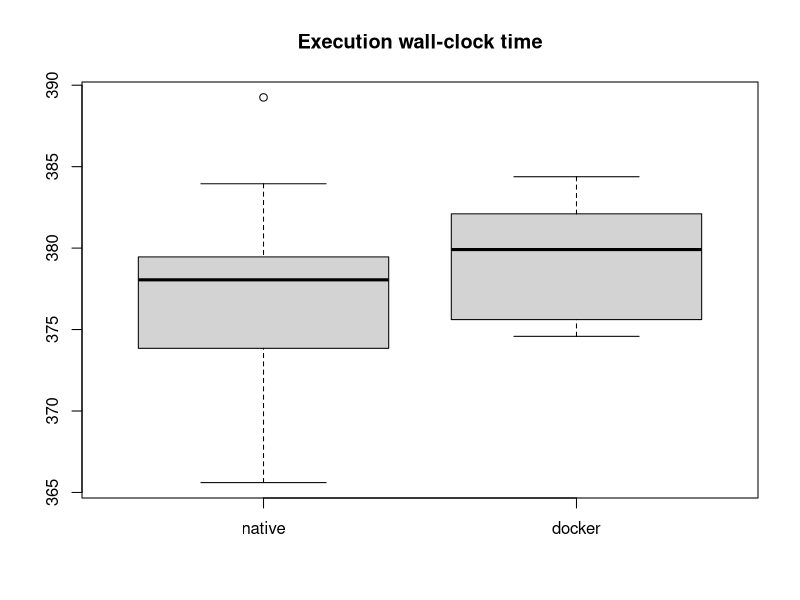
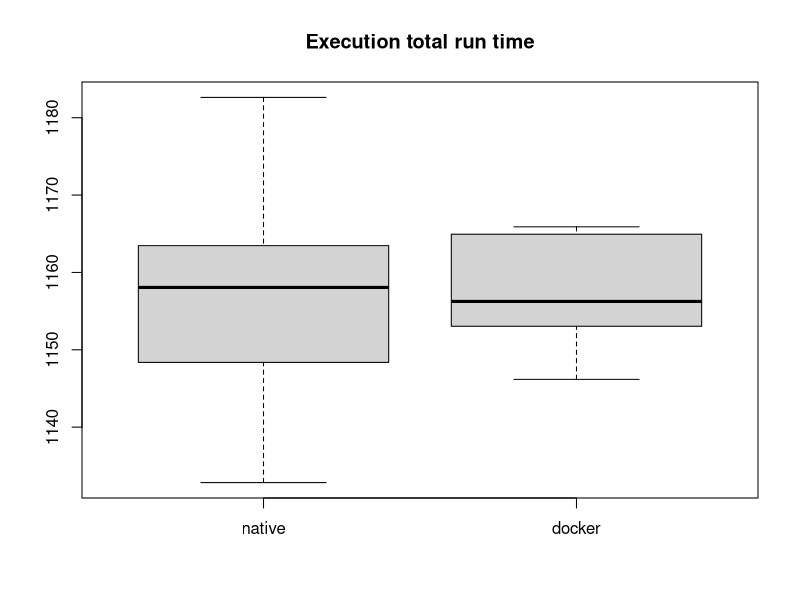
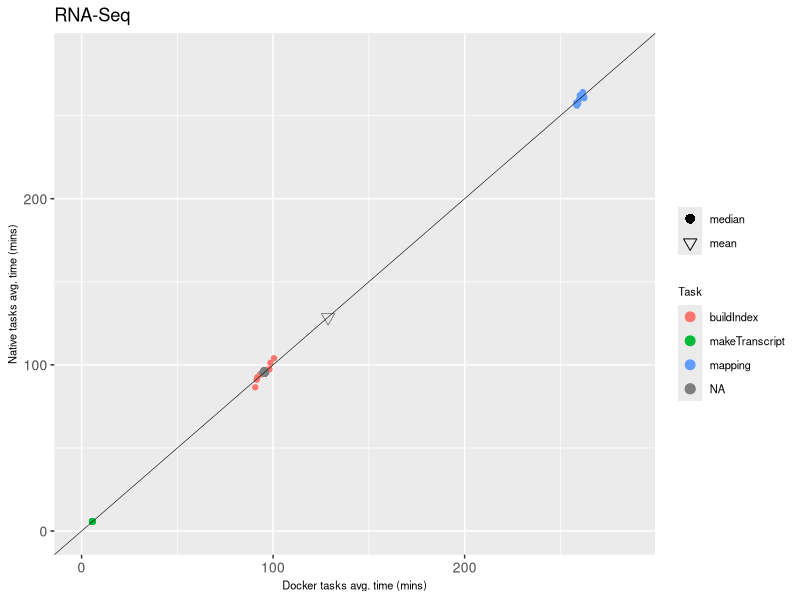

Generate these figures, in order, with R:
native <- read.delim("time_native.txt", header=TRUE)
docker <- read.delim("time_docker.txt", header=TRUE)

n_elapsed <- native$delta / 1000 / 60 
d_elapsed <- docker$delta / 1000 / 60 

png(filename = "fig_wall_time.png")
boxplot(n_elapsed, d_elapsed, names = c("native","docker"))
title("Execution wall-clock time")
dev.off()

n_cputime <- native$realtime / 1000 / 60 
d_cputime <- docker$realtime / 1000 / 60 

png(filename = "fig_run_time.png")
boxplot(n_cputime, d_cputime, names = c("native","docker"))
title("Execution total run time")
dev.off()



library(reshape)
library(ggplot2)
library(grid)
NF_stats<-read.csv("plot.csv",header=T)
NF_stats = cbind(NF_stats, shape=rep("16",dim(NF_stats)[1]))

nL = dim(read.table("stats_docker.txt", skip=1, header=F))[1]

NF_median =  data.frame(list( name = c("median"), realtime_docker = read.table("stats_docker.txt", skip=nL, header=F)[,2], realtime_native = read.table("stats_native.txt", skip=nL, header=F)[,2], shape = c("6")))
NF_mean =  data.frame(list( name = c("mean"), realtime_docker = read.table("stats_docker.txt", skip=nL, header=F)[,3], realtime_native = read.table("stats_native.txt", skip=nL, header=F)[,3], shape = c("8")))

png(filename = "fig_correlation.png", width = 5, height = 4, units = 'in', res = 300)
max_axis = max(c(NF_stats[,2], NF_stats[,3]))/1000/60 * 1.08
qplot(x=(realtime_docker/1000)/60, y=(realtime_native/1000)/60, data=NF_stats, main="", color=name, ylab="Native tasks avg. time (mins)", xlab="Docker tasks avg. time (mins)") + 
    geom_point(size = 3, aes(shape = shape)) +
    geom_point( data = NF_median, aes(x=(realtime_docker/1000)/60, y=(realtime_native/1000)/60, shape = shape, color = NA), size = 3) +
    geom_point( data = NF_mean, aes(x=(realtime_docker/1000)/60, y=(realtime_native/1000)/60, shape = shape, color = NA), size = 3) +
    coord_cartesian(xlim=c(0,max_axis), ylim=c(0,max_axis)) +
    scale_shape_manual(values = c(16, 6, 8), breaks = c("6","8"), labels = c("median","mean")) +
    geom_abline(intercept = 0, size=.2)+
    theme(axis.text.x=element_text(size=10), axis.text.y=element_text(size=10), axis.title.y=element_text(size=8), axis.title.x=element_text(size=8),legend.text=element_text(size=8),legend.title=element_text(size=8)) +
    labs(color = "Task", title='RNA-Seq', shape = "")
dev.off()
